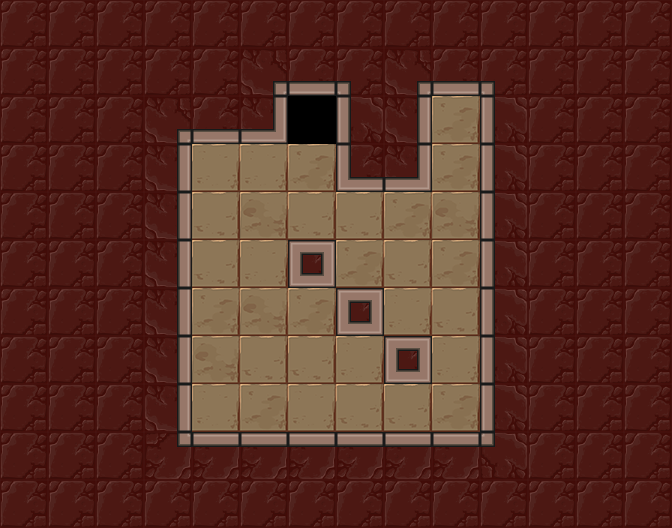

Tiled map render using the project's own tile images. Description and the map definition, with tile-layer contents summarised, below:
An orthogonal 14x11 tile map with 48x48 px tiles, 3 tile layers (Floor, Holes, Walls), 6 tilesets and 6 objects (2x mirror, lightSwitch, lightOrb, player_start, exit).

<map version="1.0" orientation="orthogonal" renderorder="right-down" width="14" height="11" tilewidth="48" tileheight="48" nextobjectid="121">
 <tileset firstgid="1" name="walls" tilewidth="48" tileheight="48" tilecount="42">
  <image source="../../images/kongregate_release/wall_sheet.png" width="336" height="288" />
 </tileset>
 <tileset firstgid="43" name="exit" tilewidth="48" tileheight="48" tilecount="12">
  <image source="../../images/kongregate_release/gate_sheet.png" width="192" height="144" />
 </tileset>
 <tileset firstgid="55" name="floors" tilewidth="48" tileheight="48" tilecount="4">
  <image source="../../images/kongregate_release/floor_sheet.png" width="192" height="48" />
 </tileset>
 <tileset firstgid="59" name="holes" tilewidth="48" tileheight="48" tilecount="24">
  <image source="../../images/kongregate_release/hole_sheet.png" width="288" height="192" />
 </tileset>
 <tileset firstgid="83" name="mirrors" tilewidth="48" tileheight="48" tilecount="4">
  <image source="../../images/kongregate_release/mirror_sheet.png" width="96" height="96" />
 </tileset>
 <tileset firstgid="87" name="orb_sheet" tilewidth="48" tileheight="48" tilecount="9">
  <image source="../../images/kongregate_release/orb_sheet.png" width="144" height="144" />
 </tileset>
 <layer name="Floor" width="14" height="11">
  <properties>
   <property name="tileset" value="floors" />
  </properties>
  <data>[154 cells, 32 non-empty, 4 distinct tile ids]</data>
 </layer>
 <layer name="Holes" width="14" height="11">
  <properties>
   <property name="tileset" value="holes" />
  </properties>
  <data>[154 cells, 0 non-empty, 0 distinct tile ids]</data>
 </layer>
 <layer name="Walls" width="14" height="11">
  <properties>
   <property name="tileset" value="walls" />
  </properties>
  <data>[154 cells, 121 non-empty, 12 distinct tile ids]</data>
 </layer>
 <objectgroup name="Objects" visible="0" />
 <objectgroup name="Mirrors">
  <object id="114" type="mirror" gid="2147483732" x="336" y="288" width="48" height="48">
   <properties>
    <property name="sides" value="1" />
   </properties>
  </object>
  <object id="116" type="mirror" gid="84" x="240" y="336" width="48" height="48">
   <properties>
    <property name="sides" value="1" />
   </properties>
  </object>
 </objectgroup>
 <objectgroup name="Light">
  <object id="117" type="lightSwitch" gid="87" x="432" y="144" width="48" height="48" />
  <object id="118" type="lightOrb" gid="90" x="240" y="432" width="48" height="48">
   <properties>
    <property name="direction" value="256" />
   </properties>
  </object>
 </objectgroup>
 <objectgroup color="#141ba4" name="player_start">
  <object id="119" type="player_start" x="432" y="336" width="48" height="48">
   <properties>
    <property name="direction_facing" value="16" />
    <property name="initial_zoom" value="0.7" />
   </properties>
  </object>
 </objectgroup>
 <objectgroup color="#71a400" name="Exit">
  <object id="120" type="exit" gid="43" x="288" y="144" width="48" height="48" />
 </objectgroup>
</map>
